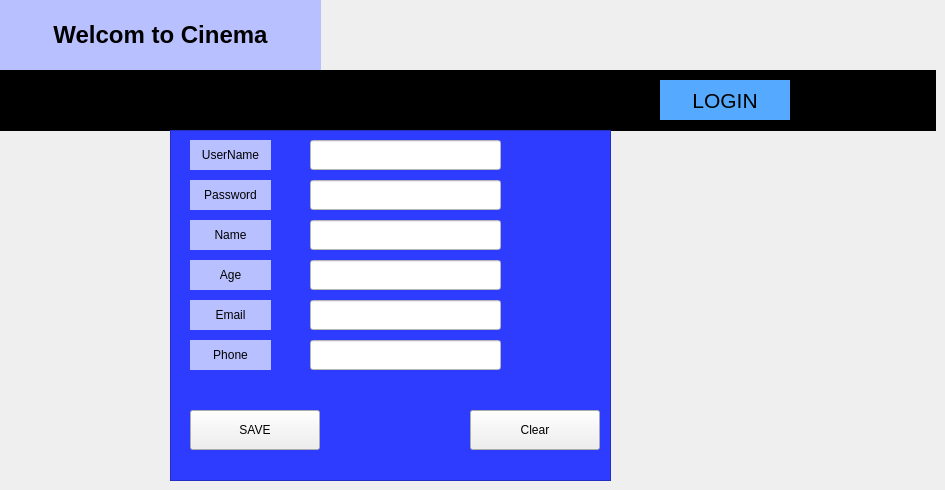
   <widget class="QWidget" name="page_2">
    <widget class="QPushButton" name="btn_login">
     <property name="geometry">
      <rect>
       <x>660</x>
       <y>80</y>
       <width>130</width>
       <height>40</height>
      </rect>
     </property>
     <property name="font">
      <font>
       <pointsize>16</pointsize>
      </font>
     </property>
     <property name="styleSheet">
      <string notr="true">QPushButton{
border-radius: 25px;
background-color: rgb(85,170,255);
color:rgb(0, 0, 0);
}
QPushButton:hover{
background-color: rgb(50,110,255);
color: rgb(255,255,255);
}
QPushButton:pressed{
background-color:rgb(50,110,255);
}</string>
     </property>
     <property name="text">
      <string>LOGIN</string>
     </property>
    </widget>
    <widget class="QLabel" name="lbl_bg2">
     <property name="geometry">
      <rect>
       <x>0</x>
       <y>0</y>
       <width>936</width>
       <height>480</height>
      </rect>
     </property>
     <property name="text">
      <string/>
     </property>
    </widget>
    <widget class="QLabel" name="label_9">
     <property name="geometry">
      <rect>
       <x>0</x>
       <y>0</y>
       <width>321</width>
       <height>70</height>
      </rect>
     </property>
     <property name="palette">
      <palette>
       <active>
        <colorrole role="WindowText">
         <brush brushstyle="SolidPattern">
          <color alpha="255">
           <red>0</red>
           <green>0</green>
           <blue>0</blue>
          </color>
         </brush>
        </colorrole>
        <colorrole role="Button">
         <brush brushstyle="SolidPattern">
          <color alpha="255">
           <red>185</red>
           <green>192</green>
           <blue>255</blue>
          </color>
         </brush>
        </colorrole>
        <colorrole role="Light">
         <brush brushstyle="SolidPattern">
          <color alpha="255">
           <red>0</red>
           <green>0</green>
           <blue>0</blue>
          </color>
         </brush>
        </colorrole>
        <colorrole role="Midlight">
         <brush brushstyle="SolidPattern">
          <color alpha="255">
           <red>0</red>
           <green>0</green>
           <blue>0</blue>
          </color>
         </brush>
        </colorrole>
        <colorrole role="Dark">
         <brush brushstyle="SolidPattern">
          <color alpha="255">
           <red>0</red>
           <green>0</green>
           <blue>0</blue>
          </color>
         </brush>
        </colorrole>
        <colorrole role="Mid">
         <brush brushstyle="SolidPattern">
          <color alpha="255">
           <red>0</red>
           <green>0</green>
           <blue>0</blue>
          </color>
         </brush>
        </colorrole>
        <colorrole role="Text">
         <brush brushstyle="SolidPattern">
          <color alpha="255">
           <red>0</red>
           <green>0</green>
           <blue>0</blue>
          </color>
         </brush>
        </colorrole>
        <colorrole role="BrightText">
         <brush brushstyle="SolidPattern">
          <color alpha="255">
           <red>255</red>
           <green>255</green>
           <blue>255</blue>
          </color>
         </brush>
        </colorrole>
        <colorrole role="ButtonText">
         <brush brushstyle="SolidPattern">
          <color alpha="255">
           <red>0</red>
           <green>0</green>
           <blue>0</blue>
          </color>
         </brush>
        </colorrole>
        <colorrole role="Base">
         <brush brushstyle="SolidPattern">
          <color alpha="255">
           <red>185</red>
           <green>192</green>
           <blue>255</blue>
          </color>
         </brush>
        </colorrole>
        <colorrole role="Window">
         <brush brushstyle="SolidPattern">
          <color alpha="255">
           <red>185</red>
           <green>192</green>
           <blue>255</blue>
          </color>
         </brush>
        </colorrole>
        <colorrole role="Shadow">
         <brush brushstyle="SolidPattern">
          <color alpha="255">
           <red>0</red>
           <green>0</green>
           <blue>0</blue>
          </color>
         </brush>
        </colorrole>
        <colorrole role="AlternateBase">
         <brush brushstyle="SolidPattern">
          <color alpha="255">
           <red>0</red>
           <green>0</green>
           <blue>0</blue>
          </color>
         </brush>
        </colorrole>
        <colorrole role="ToolTipBase">
         <brush brushstyle="SolidPattern">
          <color alpha="255">
           <red>255</red>
           <green>255</green>
           <blue>220</blue>
          </color>
         </brush>
        </colorrole>
        <colorrole role="ToolTipText">
         <brush brushstyle="SolidPattern">
          <color alpha="255">
           <red>0</red>
           <green>0</green>
           <blue>0</blue>
          </color>
         </brush>
        </colorrole>
        <colorrole role="PlaceholderText">
         <brush brushstyle="SolidPattern">
          <color alpha="128">
           <red>255</red>
           <green>255</green>
           <blue>255</blue>
          </color>
         </brush>
        </colorrole>
       </active>
       <inactive>
        <colorrole role="WindowText">
         <brush brushstyle="SolidPattern">
          <color alpha="255">
           <red>0</red>
           <green>0</green>
           <blue>0</blue>
          </color>
         </brush>
        </colorrole>
        <colorrole role="Button">
         <brush brushstyle="SolidPattern">
          <color alpha="255">
           <red>185</red>
           <green>192</green>
           <blue>255</blue>
          </color>
         </brush>
        </colorrole>
        <colorrole role="Light">
         <brush brushstyle="SolidPattern">
          <color alpha="255">
           <red>0</red>
           <green>0</green>
           <blue>0</blue>
          </color>
         </brush>
        </colorrole>
        <colorrole role="Midlight">
         <brush brushstyle="SolidPattern">
          <color alpha="255">
           <red>0</red>
           <green>0</green>
           <blue>0</blue>
          </color>
         </brush>
        </colorrole>
        <colorrole role="Dark">
         <brush brushstyle="SolidPattern">
          <color alpha="255">
           <red>0</red>
           <green>0</green>
           <blue>0</blue>
          </color>
         </brush>
        </colorrole>
        <colorrole role="Mid">
         <brush brushstyle="SolidPattern">
          <color alpha="255">
           <red>0</red>
           <green>0</green>
           <blue>0</blue>
          </color>
         </brush>
        </colorrole>
        <colorrole role="Text">
         <brush brushstyle="SolidPattern">
          <color alpha="255">
           <red>0</red>
           <green>0</green>
           <blue>0</blue>
          </color>
         </brush>
        </colorrole>
        <colorrole role="BrightText">
         <brush brushstyle="SolidPattern">
          <color alpha="255">
           <red>255</red>
           <green>255</green>
           <blue>255</blue>
          </color>
         </brush>
        </colorrole>
        <colorrole role="ButtonText">
         <brush brushstyle="SolidPattern">
          <color alpha="255">
           <red>0</red>
           <green>0</green>
           <blue>0</blue>
          </color>
         </brush>
        </colorrole>
        <colorrole role="Base">
         <brush brushstyle="SolidPattern">
          <color alpha="255">
           <red>185</red>
           <green>192</green>
           <blue>255</blue>
          </color>
         </brush>
        </colorrole>
        <colorrole role="Window">
         <brush brushstyle="SolidPattern">
          <color alpha="255">
           <red>185</red>
           <green>192</green>
           <blue>255</blue>
          </color>
         </brush>
        </colorrole>
        <colorrole role="Shadow">
         <brush brushstyle="SolidPattern">
          <color alpha="255">
           <red>0</red>
           <green>0</green>
           <blue>0</blue>
          </color>
         </brush>
        </colorrole>
        <colorrole role="AlternateBase">
         <brush brushstyle="SolidPattern">
          <color alpha="255">
           <red>0</red>
           <green>0</green>
           <blue>0</blue>
          </color>
         </brush>
        </colorrole>
        <colorrole role="ToolTipBase">
         <brush brushstyle="SolidPattern">
          <color alpha="255">
           <red>255</red>
           <green>255</green>
           <blue>220</blue>
          </color>
         </brush>
        </colorrole>
        <colorrole role="ToolTipText">
         <brush brushstyle="SolidPattern">
          <color alpha="255">
           <red>0</red>
           <green>0</green>
           <blue>0</blue>
          </color>
         </brush>
        </colorrole>
        <colorrole role="PlaceholderText">
         <brush brushstyle="SolidPattern">
          <color alpha="128">
           <red>255</red>
           <green>255</green>
           <blue>255</blue>
          </color>
         </brush>
        </colorrole>
       </inactive>
       <disabled>
        <colorrole role="WindowText">
         <brush brushstyle="SolidPattern">
          <color alpha="255">
           <red>0</red>
           <green>0</green>
           <blue>0</blue>
          </color>
         </brush>
        </colorrole>
        <colorrole role="Button">
         <brush brushstyle="SolidPattern">
          <color alpha="255">
           <red>185</red>
           <green>192</green>
           <blue>255</blue>
          </color>
         </brush>
        </colorrole>
        <colorrole role="Light">
         <brush brushstyle="SolidPattern">
          <color alpha="255">
           <red>0</red>
           <green>0</green>
           <blue>0</blue>
          </color>
         </brush>
        </colorrole>
        <colorrole role="Midlight">
         <brush brushstyle="SolidPattern">
          <color alpha="255">
           <red>0</red>
           <green>0</green>
           <blue>0</blue>
          </color>
         </brush>
        </colorrole>
        <colorrole role="Dark">
         <brush brushstyle="SolidPattern">
          <color alpha="255">
           <red>0</red>
           <green>0</green>
           <blue>0</blue>
          </color>
         </brush>
        </colorrole>
        <colorrole role="Mid">
         <brush brushstyle="SolidPattern">
          <color alpha="255">
           <red>0</red>
           <green>0</green>
           <blue>0</blue>
          </color>
         </brush>
        </colorrole>
        <colorrole role="Text">
         <brush brushstyle="SolidPattern">
          <color alpha="255">
           <red>0</red>
           <green>0</green>
           <blue>0</blue>
          </color>
         </brush>
        </colorrole>
        <colorrole role="BrightText">
         <brush brushstyle="SolidPattern">
          <color alpha="255">
           <red>255</red>
           <green>255</green>
           <blue>255</blue>
          </color>
         </brush>
        </colorrole>
        <colorrole role="ButtonText">
         <brush brushstyle="SolidPattern">
          <color alpha="255">
           <red>0</red>
           <green>0</green>
           <blue>0</blue>
          </color>
         </brush>
        </colorrole>
        <colorrole role="Base">
         <brush brushstyle="SolidPattern">
          <color alpha="255">
           <red>185</red>
           <green>192</green>
           <blue>255</blue>
          </color>
         </brush>
        </colorrole>
        <colorrole role="Window">
         <brush brushstyle="SolidPattern">
          <color alpha="255">
           <red>185</red>
           <green>192</green>
           <blue>255</blue>
          </color>
         </brush>
        </colorrole>
        <colorrole role="Shadow">
         <brush brushstyle="SolidPattern">
          <color alpha="255">
           <red>0</red>
           <green>0</green>
           <blue>0</blue>
          </color>
         </brush>
        </colorrole>
        <colorrole role="AlternateBase">
         <brush brushstyle="SolidPattern">
          <color alpha="255">
           <red>0</red>
           <green>0</green>
           <blue>0</blue>
          </color>
         </brush>
        </colorrole>
        <colorrole role="ToolTipBase">
         <brush brushstyle="SolidPattern">
          <color alpha="255">
           <red>255</red>
           <green>255</green>
           <blue>220</blue>
          </color>
         </brush>
        </colorrole>
        <colorrole role="ToolTipText">
         <brush brushstyle="SolidPattern">
          <color alpha="255">
           <red>0</red>
           <green>0</green>
           <blue>0</blue>
          </color>
         </brush>
        </colorrole>
        <colorrole role="PlaceholderText">
         <brush brushstyle="SolidPattern">
          <color alpha="128">
           <red>255</red>
           <green>255</green>
           <blue>255</blue>
          </color>
         </brush>
        </colorrole>
       </disabled>
      </palette>
     </property>
     <property name="font">
      <font>
       <pointsize>18</pointsize>
       <weight>75</weight>
       <bold>true</bold>
      </font>
     </property>
     <property name="autoFillBackground">
      <bool>false</bool>
     </property>
     <property name="styleSheet">
      <string notr="true">background: rgb(185, 192, 255);
color:black;

</string>
     </property>
     <property name="text">
      <string>Welcom to Cinema</string>
     </property>
     <property name="alignment">
      <set>Qt::AlignCenter</set>
     </property>
    </widget>
    <widget class="QLabel" name="label_10">
     <property name="geometry">
      <rect>
       <x>0</x>
       <y>70</y>
       <width>936</width>
       <height>61</height>
      </rect>
     </property>
     <property name="styleSheet">
      <string notr="true">background:black;</string>
     </property>
     <property name="text">
      <string>TextLabel</string>
     </property>
    </widget>
    <widget class="QLabel" name="lbl_age">
     <property name="geometry">
      <rect>
       <x>190</x>
       <y>260</y>
       <width>81</width>
       <height>30</height>
      </rect>
     </property>
     <property name="styleSheet">
      <string notr="true">background: rgb(185, 192, 255);
color:black;</string>
     </property>
     <property name="text">
      <string>Age</string>
     </property>
     <property name="alignment">
      <set>Qt::AlignCenter</set>
     </property>
    </widget>
    <widget class="QLabel" name="lbl_email">
     <property name="geometry">
      <rect>
       <x>190</x>
       <y>300</y>
       <width>81</width>
       <height>30</height>
      </rect>
     </property>
     <property name="styleSheet">
      <string notr="true">background: rgb(185, 192, 255);
color:black;</string>
     </property>
     <property name="text">
      <string>Email</string>
     </property>
     <property name="alignment">
      <set>Qt::AlignCenter</set>
     </property>
    </widget>
    <widget class="QTextBrowser" name="textBrowser_2">
     <property name="geometry">
      <rect>
       <x>170</x>
       <y>130</y>
       <width>441</width>
       <height>351</height>
      </rect>
     </property>
     <property name="styleSheet">
      <string notr="true">background:rgb(46, 60, 255);</string>
     </property>
    </widget>
    <widget class="QLineEdit" name="txt_age">
     <property name="geometry">
      <rect>
       <x>310</x>
       <y>260</y>
       <width>191</width>
       <height>30</height>
      </rect>
     </property>
     <property name="styleSheet">
      <string notr="true">
background:white;
color:black;
</string>
     </property>
     <property name="echoMode">
      <enum>QLineEdit::Normal</enum>
     </property>
    </widget>
    <widget class="QPushButton" name="btn_clear2">
     <property name="geometry">
      <rect>
       <x>470</x>
       <y>410</y>
       <width>130</width>
       <height>40</height>
      </rect>
     </property>
     <property name="styleSheet">
      <string notr="true">QPushButton:hover{
background-color: rgb(50,110,255);
color: rgb(255,255,255);
}
QPushButton:pressed{
background-color:rgb(50,110,255);
}</string>
     </property>
     <property name="text">
      <string>Clear</string>
     </property>
    </widget>
    <widget class="QLineEdit" name="txt_name">
     <property name="geometry">
      <rect>
       <x>310</x>
       <y>220</y>
       <width>191</width>
       <height>30</height>
      </rect>
     </property>
     <property name="styleSheet">
      <string notr="true">background:white;
color:black;</string>
     </property>
    </widget>
    <widget class="QLabel" name="lbl_name">
     <property name="geometry">
      <rect>
       <x>190</x>
       <y>220</y>
       <width>81</width>
       <height>30</height>
      </rect>
     </property>
     <property name="autoFillBackground">
      <bool>false</bool>
     </property>
     <property name="styleSheet">
      <string notr="true">background: rgb(185, 192, 255);
color:black;</string>
     </property>
     <property name="text">
      <string>Name</string>
     </property>
     <property name="alignment">
      <set>Qt::AlignCenter</set>
     </property>
    </widget>
    <widget class="QLineEdit" name="txt_email">
     <property name="geometry">
      <rect>
       <x>310</x>
       <y>300</y>
       <width>191</width>
       <height>30</height>
      </rect>
     </property>
     <property name="styleSheet">
      <string notr="true">
background:white;
color:black;
</string>
     </property>
     <property name="echoMode">
      <enum>QLineEdit::Normal</enum>
     </property>
    </widget>
    <widget class="QPushButton" name="btn_save">
     <property name="geometry">
      <rect>
       <x>190</x>
       <y>410</y>
       <width>130</width>
       <height>40</height>
      </rect>
     </property>
     <property name="styleSheet">
      <string notr="true">QPushButton:hover{
background-color: rgb(50,110,255);
color: rgb(255,255,255);
}
QPushButton:pressed{
background-color:rgb(50,110,255);
}</string>
     </property>
     <property name="text">
      <string>SAVE</string>
     </property>
    </widget>
    <widget class="QLabel" name="lbl_username">
     <property name="geometry">
      <rect>
       <x>190</x>
       <y>140</y>
       <width>81</width>
       <height>30</height>
      </rect>
     </property>
     <property name="styleSheet">
      <string notr="true">background: rgb(185, 192, 255);
color:black;</string>
     </property>
     <property name="text">
      <string>UserName</string>
     </property>
     <property name="alignment">
      <set>Qt::AlignCenter</set>
     </property>
    </widget>
    <widget class="QLabel" name="lbl_pass">
     <property name="geometry">
      <rect>
       <x>190</x>
       <y>180</y>
       <width>81</width>
       <height>30</height>
      </rect>
     </property>
     <property name="styleSheet">
      <string notr="true">background: rgb(185, 192, 255);
color:black;</string>
     </property>
     <property name="text">
      <string>Password</string>
     </property>
     <property name="alignment">
      <set>Qt::AlignCenter</set>
     </property>
    </widget>
    <widget class="QLineEdit" name="txt_username">
     <property name="geometry">
      <rect>
       <x>310</x>
       <y>140</y>
       <width>191</width>
       <height>30</height>
      </rect>
     </property>
     <property name="styleSheet">
      <string notr="true">
background:white;
color:black;
</string>
     </property>
     <property name="echoMode">
      <enum>QLineEdit::Normal</enum>
     </property>
    </widget>
    <widget class="QLineEdit" name="txt_pass">
     <property name="geometry">
      <rect>
       <x>310</x>
       <y>180</y>
       <width>191</width>
       <height>30</height>
      </rect>
     </property>
     <property name="styleSheet">
      <string notr="true">
background:white;
color:black;
</string>
     </property>
     <property name="echoMode">
      <enum>QLineEdit::Normal</enum>
     </property>
    </widget>
    <widget class="QLabel" name="lbl_phone">
     <property name="geometry">
      <rect>
       <x>190</x>
       <y>340</y>
       <width>81</width>
       <height>30</height>
      </rect>
     </property>
     <property name="autoFillBackground">
      <bool>false</bool>
     </property>
     <property name="styleSheet">
      <string notr="true">background: rgb(185, 192, 255);
color:black;</string>
     </property>
     <property name="text">
      <string>Phone</string>
     </property>
     <property name="alignment">
      <set>Qt::AlignCenter</set>
     </property>
    </widget>
    <widget class="QLineEdit" name="txt_phone">
     <property name="geometry">
      <rect>
       <x>310</x>
       <y>340</y>
       <width>191</width>
       <height>30</height>
      </rect>
     </property>
     <property name="styleSheet">
      <string notr="true">background:white;
color:black;</string>
     </property>
    </widget>
    <zorder>lbl_bg2</zorder>
    <zorder>label_9</zorder>
    <zorder>label_10</zorder>
    <zorder>btn_login</zorder>
    <zorder>textBrowser_2</zorder>
    <zorder>txt_age</zorder>
    <zorder>btn_clear2</zorder>
    <zorder>txt_name</zorder>
    <zorder>lbl_name</zorder>
    <zorder>txt_email</zorder>
    <zorder>btn_save</zorder>
    <zorder>lbl_age</zorder>
    <zorder>lbl_email</zorder>
    <zorder>lbl_username</zorder>
    <zorder>lbl_pass</zorder>
    <zorder>txt_username</zorder>
    <zorder>txt_pass</zorder>
    <zorder>lbl_phone</zorder>
    <zorder>txt_phone</zorder>
   </widget>
